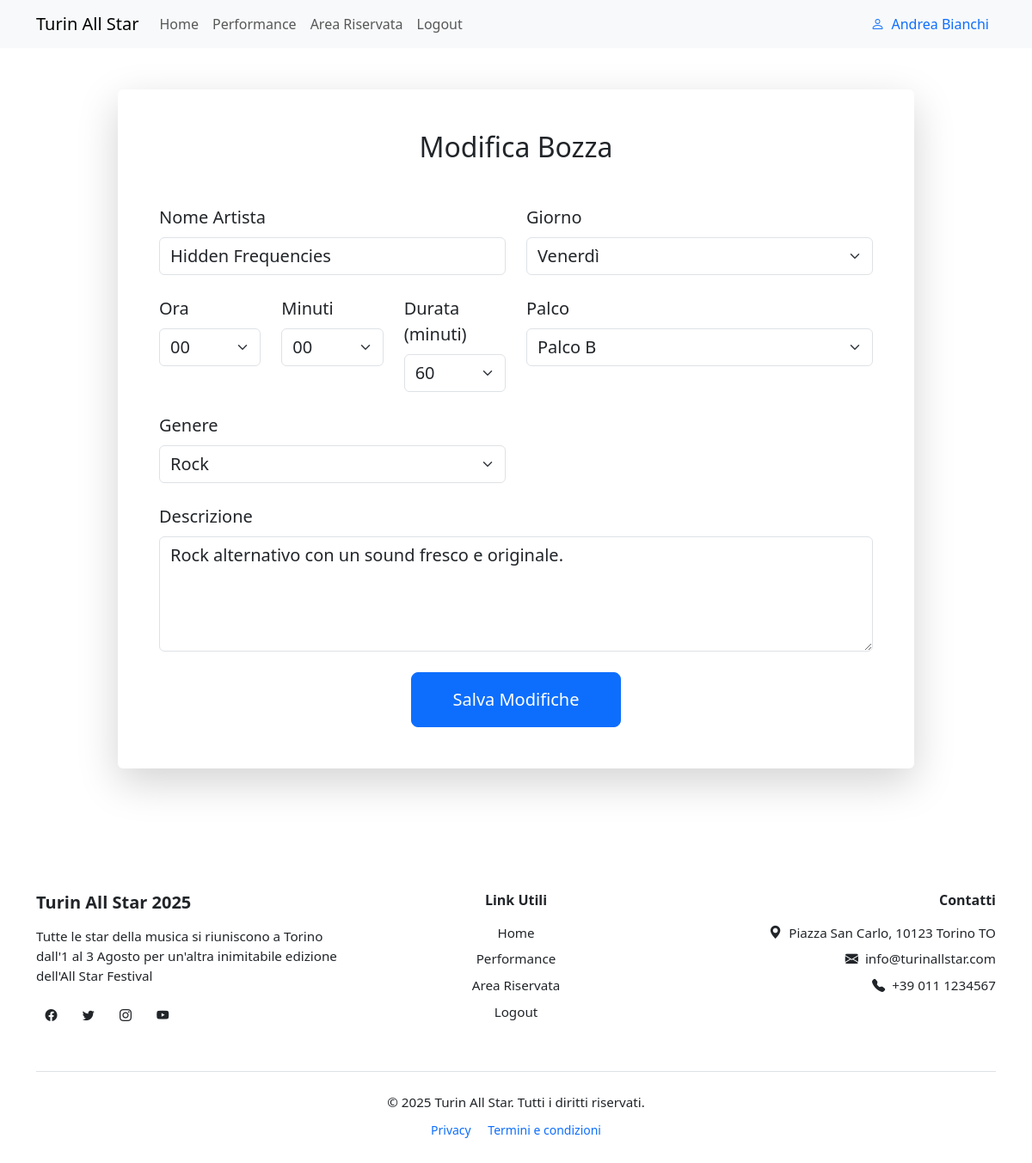
Screenshot of /modifica_bozza/5 (signed in) with the database file from the repository.
### tables this page shows
CREATE TABLE utenti(
    id INTEGER PRIMARY KEY AUTOINCREMENT,
    nome TEXT NOT NULL,
    cognome TEXT NOT NULL,
    email TEXT UNIQUE NOT NULL,
    password TEXT NOT NULL,
    ruolo TEXT CHECK(ruolo IN('organizzatore','partecipante')) NOT NULL,
    data_registrazione TIMESTAMP DEFAULT CURRENT_TIMESTAMP
);

CREATE TABLE performances(
    id INTEGER PRIMARY KEY AUTOINCREMENT,
    nome_artista TEXT UNIQUE NOT NULL,
    giorno TEXT CHECK(giorno IN('Venerdi','Sabato','Domenica')) NOT NULL,
    orario TEXT NOT NULL,
    durata INTEGER NOT NULL,
    descrizione TEXT NOT NULL,
    palco TEXT CHECK(palco IN('Palco A','Palco B','Palco C')) NOT NULL,
    genere TEXT NOT NULL,
    immagine TEXT NOT NULL,
    pubblicato INTEGER DEFAULT 0,
    id_organizzatore INTEGER NOT NULL,
    data_inserimento TIMESTAMP DEFAULT CURRENT_TIMESTAMP,
    FOREIGN KEY (id_organizzatore) REFERENCES utenti(id)
);

### src/routes/private_routes.py (the view)
@private_bp.route("/modifica_bozza/<int:id>", methods=["GET"])
@login_required
def modifica_bozza(id):
    if current_user.ruolo == "partecipante":
        return redirect(url_for("private.reserved"))
    bozza = performances_dao.get_bozza_by_id(id)
    if not bozza or bozza["pubblicato"]:
        flash("Bozza non trovata o già pubblicata.", "danger")
        return redirect(url_for("private.reserved"))
    return render_template("private/modifica_bozza.html", bozza=bozza)

### src/dao/performances_dao.py (called while the page is built)
def get_db_connection():
    conn = sqlite3.connect(DB_PATH)
    conn.row_factory = sqlite3.Row
    return conn

def get_bozza_by_id(id):
    try:
        sql = """
        SELECT * FROM performances
        WHERE pubblicato = 0
        AND id = ?
        """
        with get_db_connection() as conn:
            cursor = conn.cursor()
            cursor.execute(sql, (id,))
            perf = cursor.fetchone()
            cursor.close()
        return perf
    except sqlite3.Error as e:
        logging.error(f"get_bozza_by_id: {e}")
        return None

### src/dao/utenti_dao.py (called while the page is built)
def get_db_connection():
    conn = sqlite3.connect(DB_PATH)
    conn.row_factory = sqlite3.Row
    return conn

def get_utente_by_id(id):
    try:
        sql = "SELECT * FROM utenti WHERE id = ?"
        with get_db_connection() as conn:
            cursor = conn.cursor()
            cursor.execute(sql, (id,))
            utente = cursor.fetchone()
            cursor.close()
        return utente
    except sqlite3.Error as e:
        logging.error(f"get_utente_by_id: {e}")
        return None

### src/login.py (called while the page is built)
@login_manager.user_loader
def load_user(id):
    utente = utenti_dao.get_utente_by_id(id)
    if utente is None:
        return None
    return User(
        id=utente["id"],
        nome=utente["nome"],
        cognome=utente["cognome"],
        email=utente["email"],
        password=utente["password"],
        ruolo=utente["ruolo"]
    )

### src/templates/private/modifica_bozza.html (shortened to what this page needs)
{% extends "base.html" %}
{% block content %}
<section class="container py-5">
  <div class="row justify-content-center">
    <div class="col-lg-10">
      <div class="card shadow-lg border-0 p-5">
        <h2 class="mb-5 text-center">Modifica Bozza</h2>
        <form method="POST">
          <div class="row g-4">
            <div class="col-md-6">
              <label for="nome_artista" class="form-label fs-5">Nome Artista</label>
              <input
                type="text"
                class="form-control fs-5"
                name="nome_artista"
                value="{{ bozza.nome_artista }}"
                required
              />
            </div>
            <div class="col-md-6">
              <label for="giorno" class="form-label fs-5">Giorno</label>
              <select class="form-select fs-5" name="giorno" required>
                <option value="Venerdi" {% if bozza.giorno == "Venerdi" %}selected{% endif %}>Venerdì</option>
              </select>
            </div>
            <div class="col-md-2">
              <label for="ora" class="form-label fs-5">Ora</label>
              <select name="ora" id="ora" class="form-select fs-5" required>
                {% for h in range(0, 24) %}
                <option value="{{ '%02d' % h }}" {% if bozza.ora == '%02d' % h %}selected{% endif %}>
                  {{ '%02d' % h }}
                </option>
                {% endfor %}
              </select>
            </div>
            <div class="col-md-2">
              <label for="minuti" class="form-label fs-5">Minuti</label>
              <select name="minuti" id="minuti" class="form-select fs-5" required>
                {% for m in range(0, 60, 5) %}
                <option value="{{ '%02d' % m }}" {% if bozza.minuti == '%02d' % m %}selected{% endif %}>
                  {{ '%02d' % m }}
                </option>
                {% endfor %}
              </select>
            </div>
            <div class="col-md-2">
              <label for="durata" class="form-label fs-5">Durata (minuti)</label>
              <select name="durata" id="durata" class="form-select fs-5" required>
                {% for d in range(5, 181, 5) %}
                <option value="{{ d }}" {% if bozza.durata == d %}selected{% endif %}>{{ d }}</option>
                {% endfor %}
              </select>
            </div>
            <div class="col-md-6">
              <label for="palco" class="form-label fs-5">Palco</label>
              <select class="form-select fs-5" name="palco" required>
                <option value="Palco B" {% if bozza.palco == "Palco B" %}selected{% endif %}>Palco B</option>
              </select>
            </div>
            <div class="col-md-6">
              <label for="genere" class="form-label fs-5">Genere</label>
              <select class="form-select fs-5" name="genere" required>
                <option value="Rock" {% if bozza.genere == "Rock" %}selected{% endif %}>Rock</option>
              </select>
            </div>
            <div class="col-12">
              <label for="descrizione" class="form-label fs-5">Descrizione</label>
              <textarea
                class="form-control fs-5"
                name="descrizione"
                rows="4"
                placeholder="Inserisci una descrizione..."
              >{{ bozza.descrizione }}</textarea>
            </div>
            <div class="col-12 text-center mt-4">
              <button type="submit" class="btn btn-primary btn-lg px-5 py-3">
                Salva Modifiche
              </button>
            </div>
          </div>
        </form>
      </div>
    </div>
  </div>
</section>
{% endblock %}

### src/templates/base.html (shortened to what this page needs)
<!DOCTYPE html>
<html lang="it">
  <head>
    <link
      href="https://cdn.jsdelivr.net/npm/bootstrap@5.3.6/dist/css/bootstrap.min.css"
      rel="stylesheet"
    />
    <link
      rel="stylesheet"
      href="https://cdn.jsdelivr.net/npm/bootstrap-icons@1.10.5/font/bootstrap-icons.css"
    />
    <link
      rel="stylesheet"
      href="{{ url_for('static', filename='css/components/notification.css') }}"
    />
    <link
      rel="stylesheet"
      href="{{ url_for('static', filename='css/components/footer.css') }}"
    />
  </head>
  <body>
    {% include "components/navbar.html" %} {% include
    "components/notification.html" %} {% block content %}{% endblock %} {%
    include "components/footer.html" %}
  </body>
</html>

### src/templates/components/navbar.html (shortened to what this page needs)
<nav class="navbar navbar-expand-lg bg-body-tertiary sticky-top">
  <div class="container">
    <a class="navbar-brand" href="{{ url_for('public.home') }}"
      >Turin All Star</a
    >
    <div class="collapse navbar-collapse" id="navbarNav">
      <ul class="navbar-nav me-auto mb-2 mb-lg-0">
        <li class="nav-item">
          <a
            class="nav-link"
            aria-current="page"
            href="{{ url_for('public.home') }}"
            >Home</a
          >
        </li>
        <li class="nav-item">
          <a class="nav-link" href="{{ url_for('public.performances') }}"
            >Performance</a
          >
        </li>
        <li class="nav-item">
          <a class="nav-link" href="{{ url_for('private.reserved')}}"
            >Area Riservata</a
          >
        </li>
        {% if current_user.is_authenticated %}
        <li class="nav-item">
          <a class="nav-link" href="{{ url_for('auth.logout') }}">Logout</a>
        </li>
        {% endif %}
      </ul>
      {% if current_user.is_authenticated %}
      <a class="text-decoration-none" href="{{ url_for('private.reserved') }}">
      <div class="d-flex align-items-center ms-auto">
        <div class="text-primary d-flex align-items-center gap-2 px-2">
          <i class="bi bi-person"></i>
          <span>{{ current_user.nome }} {{ current_user.cognome }}</span>
        </div>
      </div>
      {% endif %}
      </a>
    </div>
  </div>
</nav>

### src/templates/components/footer.html
<footer class="footer mt-5 text-dark">
  <div class="container py-5">
    <div class="row gy-5">
      <div class="col-md-4 text-md-start text-center">
        <h5 class="fw-bold mb-3">Turin All Star 2025</h5>
        <p class="mb-3">Tutte le star della musica si riuniscono a Torino dall'1 al 3 Agosto per un'altra inimitabile edizione dell'All Star Festival</p>
        <div class="d-flex justify-content-md-start justify-content-center gap-2">
          <a href="#" class="btn btn-sm" aria-label="Facebook"><i class="bi bi-facebook"></i></a>
          <a href="#" class="btn btn-sm" aria-label="Twitter"><i class="bi bi-twitter"></i></a>
          <a href="#" class="btn btn-sm" aria-label="Instagram"><i class="bi bi-instagram"></i></a>
          <a href="#" class="btn btn-sm" aria-label="YouTube"><i class="bi bi-youtube"></i></a>
        </div>
      </div>
      <div class="col-md-4 text-md-center text-center">
        <h6 class="fw-semibold mb-3">Link Utili</h6>
        <ul class="list-unstyled">
          <li class="mb-2"><a href="{{ url_for('public.home') }}" class="text-decoration-none text-dark">Home</a></li>
          <li class="mb-2"><a href="{{ url_for('public.performances') }}" class="text-decoration-none text-dark">Performance</a></li>
          <li class="mb-2"><a href="{{ url_for('private.reserved')}}" class="text-decoration-none text-dark">Area Riservata</a></li>
          {% if current_user.is_authenticated %}
          <li class="mb-2"><a href="{{ url_for('auth.logout') }}" class="text-decoration-none text-dark">Logout</a></li>
          {% else %}
          <li class="mb-2"><a href="{{ url_for('auth.login') }}" class="text-decoration-none text-dark">Login</a></li>
          <li class="mb-2"><a href="{{ url_for('auth.signup') }}" class="text-decoration-none text-dark">Signup</a></li>
          {% endif %}
        </ul>
      </div>
      <div class="col-md-4 text-md-end text-center">
        <h6 class="fw-semibold mb-3">Contatti</h6>
        <p class="mb-2"><i class="bi bi-geo-alt-fill me-2"></i>Piazza San Carlo, 10123 Torino TO</p>
        <p class="mb-2"><i class="bi bi-envelope-fill me-2"></i>info@turinallstar.com</p>
        <p><i class="bi bi-telephone-fill me-2"></i>+39 011 1234567</p>
      </div>
    </div>
    <div class="text-center mt-5 pt-4 border-top">
      <p class="mb-2">&copy; 2025 Turin All Star. Tutti i diritti riservati.</p>
      <small>
        <a href="#" class="text-decoration-none me-3">Privacy</a>
        <a href="#" class="text-decoration-none">Termini e condizioni</a>
      </small>
    </div>
  </div>
</footer>

### src/static/css/components/footer.css (style rules this page uses)
.footer p, .footer li { font-size: 0.95rem; }
.footer ul { padding: 0; margin: 0; list-style: none; }
.footer a { transition: color 0.2s; }
.footer .btn { padding: 0.375rem 0.6rem; }

### rows the page displays
utenti: nome "Andrea", cognome "Bianchi"
performances: nome_artista "Hidden Frequencies", giorno "Venerdì", durata "60", palco "Palco B", genere "Rock", descrizione "Rock alternativo con un sound fresco e originale."

### other values shown
form field ora "00"
form field minuti "00"
